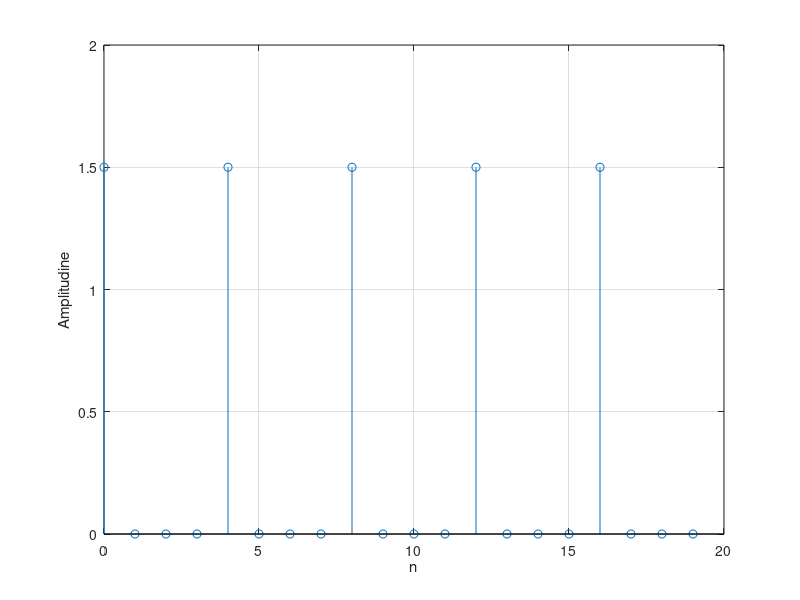

Reproduce this figure in MATLAB.
clear;
clc;
close all
M = 5;
P = 4;
d = 1.5*[1 ; zeros(P-1,1)];
y = d*ones(1,M);
tren = y(:);
n = 0:M*P-1;
stem(n, tren);
grid on;
xlabel('n');
ylabel('Amplitudine');